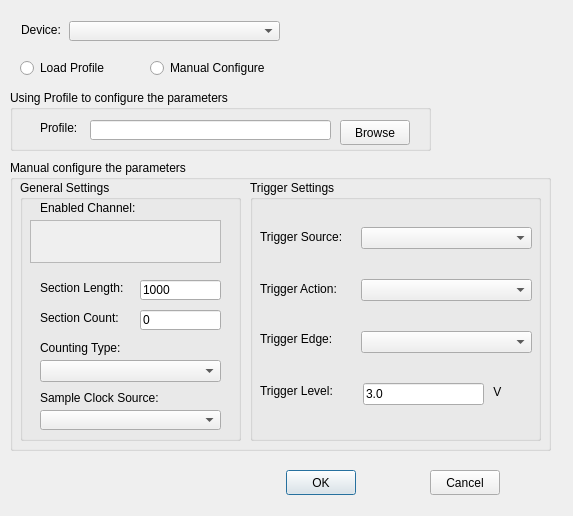
<?xml version="1.0" encoding="UTF-8"?>
<ui version="4.0">
 <class>ConfigureDialog</class>
 <widget class="QDialog" name="ConfigureDialog">
  <property name="enabled">
   <bool>true</bool>
  </property>
  <property name="geometry">
   <rect>
    <x>0</x>
    <y>0</y>
    <width>573</width>
    <height>516</height>
   </rect>
  </property>
  <property name="sizePolicy">
   <sizepolicy hsizetype="Fixed" vsizetype="Fixed">
    <horstretch>0</horstretch>
    <verstretch>0</verstretch>
   </sizepolicy>
  </property>
  <property name="minimumSize">
   <size>
    <width>349</width>
    <height>125</height>
   </size>
  </property>
  <property name="windowTitle">
   <string>Buffered Up Down Counter - Configuration</string>
  </property>
  <property name="sizeGripEnabled">
   <bool>false</bool>
  </property>
  <widget class="QComboBox" name="cmbDevice">
   <property name="enabled">
    <bool>true</bool>
   </property>
   <property name="geometry">
    <rect>
     <x>69</x>
     <y>21</y>
     <width>211</width>
     <height>20</height>
    </rect>
   </property>
   <property name="sizePolicy">
    <sizepolicy hsizetype="Expanding" vsizetype="Expanding">
     <horstretch>0</horstretch>
     <verstretch>0</verstretch>
    </sizepolicy>
   </property>
   <property name="layoutDirection">
    <enum>Qt::LeftToRight</enum>
   </property>
  </widget>
  <widget class="QLabel" name="lblDevice">
   <property name="geometry">
    <rect>
     <x>21</x>
     <y>22</y>
     <width>42</width>
     <height>16</height>
    </rect>
   </property>
   <property name="sizePolicy">
    <sizepolicy hsizetype="Fixed" vsizetype="Fixed">
     <horstretch>0</horstretch>
     <verstretch>0</verstretch>
    </sizepolicy>
   </property>
   <property name="text">
    <string>Device:</string>
   </property>
   <property name="buddy">
    <cstring>cmbDevice</cstring>
   </property>
  </widget>
  <widget class="QPushButton" name="btnOK">
   <property name="geometry">
    <rect>
     <x>286</x>
     <y>470</y>
     <width>70</width>
     <height>25</height>
    </rect>
   </property>
   <property name="text">
    <string>OK</string>
   </property>
  </widget>
  <widget class="QPushButton" name="btnCancel">
   <property name="geometry">
    <rect>
     <x>430</x>
     <y>470</y>
     <width>70</width>
     <height>25</height>
    </rect>
   </property>
   <property name="text">
    <string>Cancel</string>
   </property>
   <property name="autoDefault">
    <bool>false</bool>
   </property>
  </widget>
  <widget class="QGroupBox" name="groupBox_profile">
   <property name="geometry">
    <rect>
     <x>10</x>
     <y>90</y>
     <width>421</width>
     <height>61</height>
    </rect>
   </property>
   <property name="title">
    <string>Using Profile to configure the parameters</string>
   </property>
   <widget class="QLineEdit" name="txtProfilePath">
    <property name="geometry">
     <rect>
      <x>80</x>
      <y>30</y>
      <width>241</width>
      <height>20</height>
     </rect>
    </property>
    <property name="sizePolicy">
     <sizepolicy hsizetype="Expanding" vsizetype="Expanding">
      <horstretch>0</horstretch>
      <verstretch>0</verstretch>
     </sizepolicy>
    </property>
    <property name="dragEnabled">
     <bool>true</bool>
    </property>
   </widget>
   <widget class="QLabel" name="lblProfilePath">
    <property name="geometry">
     <rect>
      <x>30</x>
      <y>30</y>
      <width>48</width>
      <height>16</height>
     </rect>
    </property>
    <property name="sizePolicy">
     <sizepolicy hsizetype="Fixed" vsizetype="Fixed">
      <horstretch>0</horstretch>
      <verstretch>0</verstretch>
     </sizepolicy>
    </property>
    <property name="text">
     <string>Profile:</string>
    </property>
    <property name="buddy">
     <cstring>cmbDevice</cstring>
    </property>
   </widget>
   <widget class="QPushButton" name="btnBrowse">
    <property name="geometry">
     <rect>
      <x>330</x>
      <y>30</y>
      <width>70</width>
      <height>25</height>
     </rect>
    </property>
    <property name="text">
     <string>Browse</string>
    </property>
   </widget>
  </widget>
  <widget class="QGroupBox" name="groupBox_manual">
   <property name="geometry">
    <rect>
     <x>10</x>
     <y>160</y>
     <width>541</width>
     <height>291</height>
    </rect>
   </property>
   <property name="title">
    <string>Manual configure the parameters</string>
   </property>
   <widget class="QGroupBox" name="GeneralSettingsGroup">
    <property name="geometry">
     <rect>
      <x>10</x>
      <y>20</y>
      <width>221</width>
      <height>261</height>
     </rect>
    </property>
    <property name="title">
     <string>General Settings</string>
    </property>
    <widget class="QLabel" name="label_4">
     <property name="geometry">
      <rect>
       <x>20</x>
       <y>100</y>
       <width>90</width>
       <height>16</height>
      </rect>
     </property>
     <property name="sizePolicy">
      <sizepolicy hsizetype="Expanding" vsizetype="Expanding">
       <horstretch>0</horstretch>
       <verstretch>0</verstretch>
      </sizepolicy>
     </property>
     <property name="text">
      <string>Section Length:</string>
     </property>
     <property name="scaledContents">
      <bool>false</bool>
     </property>
     <property name="wordWrap">
      <bool>false</bool>
     </property>
    </widget>
    <widget class="QLabel" name="label_5">
     <property name="geometry">
      <rect>
       <x>20</x>
       <y>130</y>
       <width>84</width>
       <height>16</height>
      </rect>
     </property>
     <property name="sizePolicy">
      <sizepolicy hsizetype="Expanding" vsizetype="Expanding">
       <horstretch>0</horstretch>
       <verstretch>0</verstretch>
      </sizepolicy>
     </property>
     <property name="text">
      <string>Section Count:</string>
     </property>
     <property name="scaledContents">
      <bool>false</bool>
     </property>
     <property name="wordWrap">
      <bool>false</bool>
     </property>
    </widget>
    <widget class="QLabel" name="label_6">
     <property name="geometry">
      <rect>
       <x>20</x>
       <y>210</y>
       <width>120</width>
       <height>16</height>
      </rect>
     </property>
     <property name="sizePolicy">
      <sizepolicy hsizetype="Expanding" vsizetype="Expanding">
       <horstretch>0</horstretch>
       <verstretch>0</verstretch>
      </sizepolicy>
     </property>
     <property name="text">
      <string>Sample Clock Source:</string>
     </property>
     <property name="scaledContents">
      <bool>false</bool>
     </property>
     <property name="wordWrap">
      <bool>false</bool>
     </property>
    </widget>
    <widget class="QLineEdit" name="txtSectionLength">
     <property name="geometry">
      <rect>
       <x>120</x>
       <y>100</y>
       <width>81</width>
       <height>20</height>
      </rect>
     </property>
     <property name="text">
      <string>1000</string>
     </property>
    </widget>
    <widget class="QLineEdit" name="txtSectionCount">
     <property name="geometry">
      <rect>
       <x>120</x>
       <y>130</y>
       <width>81</width>
       <height>20</height>
      </rect>
     </property>
     <property name="text">
      <string>0</string>
     </property>
    </widget>
    <widget class="QComboBox" name="cbxSampleClkSrc">
     <property name="geometry">
      <rect>
       <x>20</x>
       <y>230</y>
       <width>181</width>
       <height>20</height>
      </rect>
     </property>
    </widget>
    <widget class="QLabel" name="label_2">
     <property name="geometry">
      <rect>
       <x>20</x>
       <y>20</y>
       <width>101</width>
       <height>16</height>
      </rect>
     </property>
     <property name="text">
      <string>Enabled Channel:</string>
     </property>
     <property name="scaledContents">
      <bool>false</bool>
     </property>
     <property name="wordWrap">
      <bool>false</bool>
     </property>
    </widget>
    <widget class="QScrollArea" name="scrollArea">
     <property name="geometry">
      <rect>
       <x>10</x>
       <y>40</y>
       <width>191</width>
       <height>43</height>
      </rect>
     </property>
     <property name="widgetResizable">
      <bool>true</bool>
     </property>
     <widget class="QWidget" name="areaWidget">
      <property name="geometry">
       <rect>
        <x>0</x>
        <y>0</y>
        <width>189</width>
        <height>41</height>
       </rect>
      </property>
      <layout class="QHBoxLayout" name="horizontalLayout"/>
     </widget>
    </widget>
    <widget class="QLabel" name="label_3">
     <property name="geometry">
      <rect>
       <x>20</x>
       <y>160</y>
       <width>91</width>
       <height>16</height>
      </rect>
     </property>
     <property name="text">
      <string>Counting Type:</string>
     </property>
    </widget>
    <widget class="QComboBox" name="cbxCountingType">
     <property name="geometry">
      <rect>
       <x>20</x>
       <y>180</y>
       <width>181</width>
       <height>22</height>
      </rect>
     </property>
    </widget>
   </widget>
   <widget class="QGroupBox" name="TriggerSettingGroup">
    <property name="geometry">
     <rect>
      <x>240</x>
      <y>20</y>
      <width>291</width>
      <height>261</height>
     </rect>
    </property>
    <property name="title">
     <string>Trigger Settings</string>
    </property>
    <widget class="QLabel" name="label">
     <property name="geometry">
      <rect>
       <x>10</x>
       <y>46</y>
       <width>91</width>
       <height>21</height>
      </rect>
     </property>
     <property name="text">
      <string>Trigger Source:</string>
     </property>
    </widget>
    <widget class="QLabel" name="label_7">
     <property name="geometry">
      <rect>
       <x>10</x>
       <y>98</y>
       <width>91</width>
       <height>21</height>
      </rect>
     </property>
     <property name="text">
      <string>Trigger Action:</string>
     </property>
    </widget>
    <widget class="QLabel" name="label_8">
     <property name="geometry">
      <rect>
       <x>10</x>
       <y>148</y>
       <width>81</width>
       <height>21</height>
      </rect>
     </property>
     <property name="text">
      <string>Trigger Edge:</string>
     </property>
    </widget>
    <widget class="QLabel" name="label_9">
     <property name="geometry">
      <rect>
       <x>10</x>
       <y>200</y>
       <width>81</width>
       <height>21</height>
      </rect>
     </property>
     <property name="text">
      <string>Trigger Level:</string>
     </property>
    </widget>
    <widget class="QComboBox" name="cbxTrgSource">
     <property name="geometry">
      <rect>
       <x>111</x>
       <y>47</y>
       <width>171</width>
       <height>22</height>
      </rect>
     </property>
    </widget>
    <widget class="QComboBox" name="cbxTrgAction">
     <property name="geometry">
      <rect>
       <x>111</x>
       <y>99</y>
       <width>171</width>
       <height>22</height>
      </rect>
     </property>
    </widget>
    <widget class="QComboBox" name="cbxTrgEdge">
     <property name="geometry">
      <rect>
       <x>111</x>
       <y>151</y>
       <width>171</width>
       <height>22</height>
      </rect>
     </property>
    </widget>
    <widget class="QLineEdit" name="txtTrgLevel">
     <property name="geometry">
      <rect>
       <x>113</x>
       <y>203</y>
       <width>121</width>
       <height>22</height>
      </rect>
     </property>
     <property name="text">
      <string>3.0</string>
     </property>
    </widget>
    <widget class="QLabel" name="label_10">
     <property name="geometry">
      <rect>
       <x>240</x>
       <y>200</y>
       <width>21</width>
       <height>23</height>
      </rect>
     </property>
     <property name="text">
      <string> V</string>
     </property>
    </widget>
   </widget>
  </widget>
  <widget class="QRadioButton" name="radBtn_LoadProfile">
   <property name="geometry">
    <rect>
     <x>20</x>
     <y>60</y>
     <width>101</width>
     <height>16</height>
    </rect>
   </property>
   <property name="text">
    <string>Load Profile</string>
   </property>
  </widget>
  <widget class="QRadioButton" name="radBtn_ManualConfig">
   <property name="geometry">
    <rect>
     <x>150</x>
     <y>60</y>
     <width>131</width>
     <height>16</height>
    </rect>
   </property>
   <property name="text">
    <string>Manual Configure</string>
   </property>
  </widget>
 </widget>
 <tabstops>
  <tabstop>btnOK</tabstop>
  <tabstop>btnCancel</tabstop>
 </tabstops>
 <resources/>
 <connections/>
</ui>
